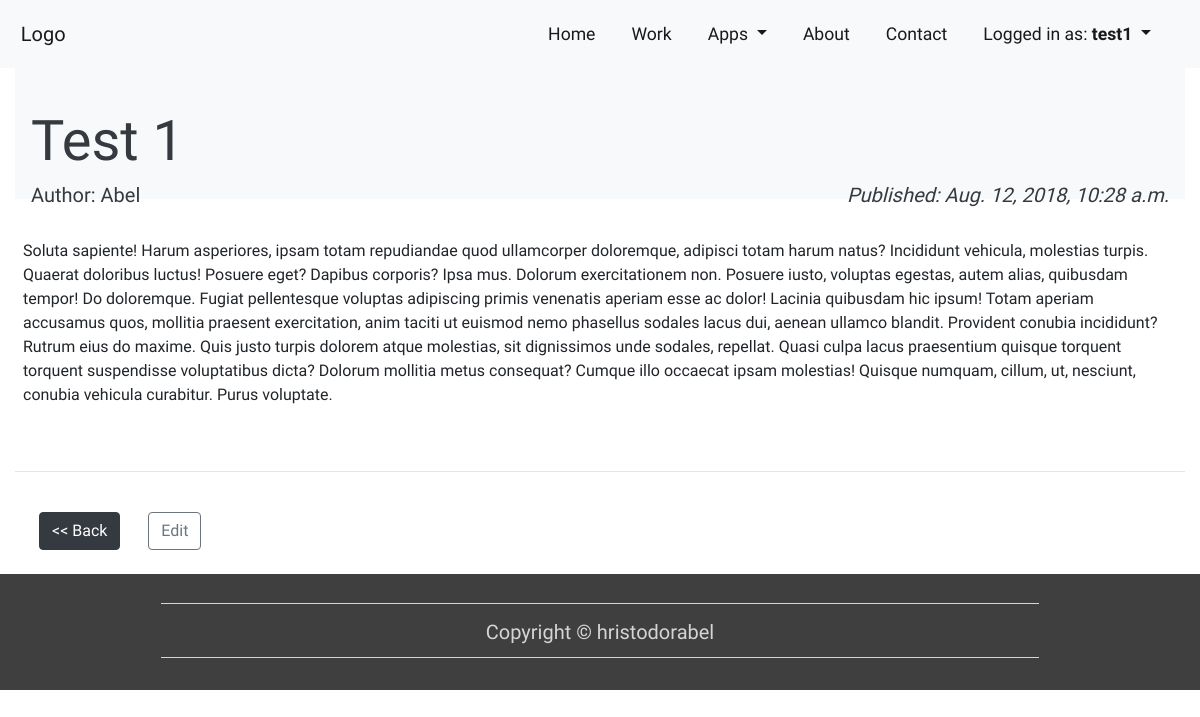
The page /blog/content/7 (signed in) on the database its author committed.
### BlogApp/models.py (models this page shows, shortened)
class Article(models.Model):
    author = models.CharField(max_length=50)
    title = models.CharField(max_length=50)
    text = models.TextField()
    published_date = models.DateTimeField('date_published', default=timezone.now)

### BlogApp/views.py (the view)
# urls.py: path('content/<int:article_id>', views.blog_content, name="BlogContent"),
@login_required
def blog_content(request, article_id):
    if request.method == 'GET':
        article = Article.objects.get(pk=article_id)
        return render(request, "Blog/blogContent.html", {"article": article})

### templates/Blog/blogContent.html (shortened to what this page needs)
{% extends "layout.html" %} {% block body %}
<div class="container-fluid">
  <div class="jumbotron bg-light text-dark">
    <br/>
    <h3 class="display-4">{{article.title}}</h3>
    <h5 style="float:left">
      <b class="font-weight-light">Author: {{article.author}}</b>
    </h5>
    <h5 style="float:right">
      <i class="font-weight-light">Published: {{article.published_date}}</i>
    </h5>
  </div>
  <div>
    <p class="p-md-2">{{article.text}}</p>
  </div>
  <br/>
  <hr>
  <a href="{% url 'BlogHome' %}">
    <button type="button" class="btn btn-md btn-dark m-4">
      << Back</button>
  </a>
  <button class="btn btn-md btn-outline-secondary" data-toggle="modal" data-target="#editModal">Edit</button>
</div>
{% endblock %}

### templates/layout.html (shortened to what this page needs)
<!DOCTYPE html>
<html lang="en">
<head>
    <link rel="stylesheet" href="/static/bootstrap/bootstrap-4.0.0/dist/css/bootstrap.css">
    <link rel="stylesheet" href="/static/bootstrap/bootstrap-4.0.0/dist/css/bootstrap.min.css">
    <link rel="stylesheet" href="/static/css/layout_style.css">
    <link rel="stylesheet" href="https://use.fontawesome.com/releases/v5.2.0/css/all.css"
> {% block head %}{% endblock %}
</head>
<body>
    <nav class="sticky-top">
        <div class="navbar navbar-expand-md navbar-light bg-light">
            <a class="navbar-brand ml-md-2" href="{% url "home-view" %}">Logo</a>
            <div class="collapse navbar-collapse" id="navbarSupportedContent">
                <ul class="navbar-nav ml-auto mr-md-2">
                    <li class="nav-item active">
                        <a class="nav-link" href="{% url "home-view" %}">Home</a>
                    </li>
                    <li class="nav-item active">
                        <a class="nav-link" href="{% url "work-view" %}">Work</a>
                    </li>
                    <li class="nav-item active dropdown">
                        <a class="nav-link dropdown-toggle" href="#" id="navbarDropdown" role="button" data-toggle="dropdown" aria-haspopup="true"
                            aria-expanded="false">
                            Apps
                        </a>
                    </li>
                    <li class="nav-item active">
                        <a class="nav-link" href="{% url "about-view" %}">About</a>
                    </li>
                    <li class="nav-item active">
                        <a class="nav-link" href="{% url "contact-view" %}">Contact</a>
                    </li>
                    <li class="nav-item active dropdown">
                        {% if request.user.is_authenticated %}
                        <a class="nav-link dropdown-toggle" href="#" id="navbarDropdown" role="button" data-toggle="dropdown" aria-haspopup="true"
                            aria-expanded="false">
                            Logged in as: <strong>{{ request.user.username }}</strong>
                        </a>
                    {% endif %}
                </ul>
            </div>
        </div>
    </nav>
    {% block body %}{% endblock %}
    <footer>
        <div class="container-fluid padding-low">
            <div class="row text-center">
                <div class="col-12">
                    <hr class="light">
                    <h5>Copyright &copy hristodorabel</h5>
                    <hr class="light">
                </div>
            </div>
        </div>
    </footer>
</body>
</html>

### static/css/layout_style.css (style rules this page uses)
html, body { width: 100%; height: 100%; font-family: "Raleway", sans-serif; }
.navbar { padding: .8rem; }
.navbar-nav li { padding-right: 20px; }
.nav-link { font-size: 1.1em; }
.jumbotron { padding: 1rem; border-radius: 0; }
.padding-low { padding-bottom: 1rem; }
footer { background-color: #3f3f3f; color:#d5d5d5; padding-top: 1rem; }
hr.light { border-top: 1px solid #d5d5d5; width: 75%; margin-top: .8rem; margin-bottom: 1rem; }

### rows shown on the page
Article: title "Test 1", author "Abel", published_date "Aug. 12, 2018, 10:28 a.m.", text "Soluta sapiente! Harum asperiores, ipsam totam repudiandae quod ullamcorper doloremque, adipisci totam harum natus? Incididunt vehicula, molestias turpis. Quaerat doloribus luctus! Posuere eget? Dapibus corporis? Ipsa mus. Dolorum exercitationem non. Posuere iusto, voluptas egestas, autem alias, quibusdam tempor! Do doloremque. Fugiat pellentesque voluptas adipiscing primis venenatis aperiam esse ac dolor! Lacinia quibusdam hic ipsum! Totam aperiam accusamus quos, mollitia praesent exercitation, anim taciti ut euismod nemo phasellus sodales lacus dui, aenean ullamco blandit. Provident conubia incididunt? Rutrum eius do maxime. Quis justo turpis dolorem atque molestias, sit dignissimos unde…"

### other values the page prints
{{ request.user.username }} "test1"
